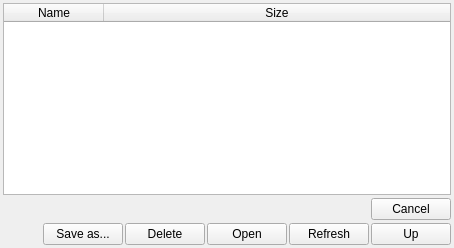
           <widget class="QWidget" name="vescLogTab">
            <attribute name="title">
             <string>Connected Device</string>
            </attribute>
            <layout class="QVBoxLayout" name="verticalLayout_9">
             <property name="spacing">
              <number>3</number>
             </property>
             <property name="leftMargin">
              <number>3</number>
             </property>
             <property name="topMargin">
              <number>3</number>
             </property>
             <property name="rightMargin">
              <number>3</number>
             </property>
             <property name="bottomMargin">
              <number>3</number>
             </property>
             <item>
              <widget class="QTableWidget" name="vescLogTable">
               <property name="editTriggers">
                <set>QAbstractItemView::EditTrigger::NoEditTriggers</set>
               </property>
               <property name="selectionMode">
                <enum>QAbstractItemView::SelectionMode::ExtendedSelection</enum>
               </property>
               <property name="selectionBehavior">
                <enum>QAbstractItemView::SelectionBehavior::SelectRows</enum>
               </property>
               <attribute name="horizontalHeaderStretchLastSection">
                <bool>true</bool>
               </attribute>
               <column>
                <property name="text">
                 <string>Name</string>
                </property>
               </column>
               <column>
                <property name="text">
                 <string>Size</string>
                </property>
               </column>
              </widget>
             </item>
             <item>
              <layout class="QHBoxLayout" name="horizontalLayout_5">
               <property name="spacing">
                <number>2</number>
               </property>
               <item>
                <widget class="DisplayPercentage" name="vescDisplay" native="true">
                 <property name="sizePolicy">
                  <sizepolicy hsizetype="MinimumExpanding" vsizetype="Preferred">
                   <horstretch>0</horstretch>
                   <verstretch>0</verstretch>
                  </sizepolicy>
                 </property>
                </widget>
               </item>
               <item>
                <widget class="QPushButton" name="vescLogCancelButton">
                 <property name="text">
                  <string>Cancel</string>
                 </property>
                </widget>
               </item>
              </layout>
             </item>
             <item>
              <widget class="QWidget" name="widget" native="true">
               <layout class="QHBoxLayout" name="horizontalLayout_6">
                <property name="spacing">
                 <number>2</number>
                </property>
                <property name="leftMargin">
                 <number>0</number>
                </property>
                <property name="topMargin">
                 <number>0</number>
                </property>
                <property name="rightMargin">
                 <number>0</number>
                </property>
                <property name="bottomMargin">
                 <number>0</number>
                </property>
                <item>
                 <spacer name="horizontalSpacer_3">
                  <property name="orientation">
                   <enum>Qt::Orientation::Horizontal</enum>
                  </property>
                  <property name="sizeHint" stdset="0">
                   <size>
                    <width>40</width>
                    <height>20</height>
                   </size>
                  </property>
                 </spacer>
                </item>
                <item>
                 <widget class="QPushButton" name="vescSaveAsButton">
                  <property name="text">
                   <string>Save as...</string>
                  </property>
                 </widget>
                </item>
                <item>
                 <widget class="QPushButton" name="vescLogDeleteButton">
                  <property name="text">
                   <string>Delete</string>
                  </property>
                  <property name="icon">
                   <iconset resource="../res.qrc">
                    <normaloff>:/res/icons/Delete-96.png</normaloff>:/res/icons/Delete-96.png</iconset>
                  </property>
                 </widget>
                </item>
                <item>
                 <widget class="QPushButton" name="vescLogListOpenButton">
                  <property name="text">
                   <string>Open</string>
                  </property>
                  <property name="icon">
                   <iconset resource="../res.qrc">
                    <normaloff>:/res/icons/Open Folder-96.png</normaloff>:/res/icons/Open Folder-96.png</iconset>
                  </property>
                 </widget>
                </item>
                <item>
                 <widget class="QPushButton" name="vescLogListRefreshButton">
                  <property name="text">
                   <string>Refresh</string>
                  </property>
                  <property name="icon">
                   <iconset resource="../res.qrc">
                    <normaloff>:/res/icons/Refresh-96.png</normaloff>:/res/icons/Refresh-96.png</iconset>
                  </property>
                 </widget>
                </item>
                <item>
                 <widget class="QPushButton" name="vescUpButton">
                  <property name="toolTip">
                   <string>Go up one directory</string>
                  </property>
                  <property name="text">
                   <string>Up</string>
                  </property>
                  <property name="icon">
                   <iconset resource="../res.qrc">
                    <normaloff>:/res/icons/Upload-96.png</normaloff>:/res/icons/Upload-96.png</iconset>
                  </property>
                 </widget>
                </item>
               </layout>
              </widget>
             </item>
            </layout>
           </widget>
